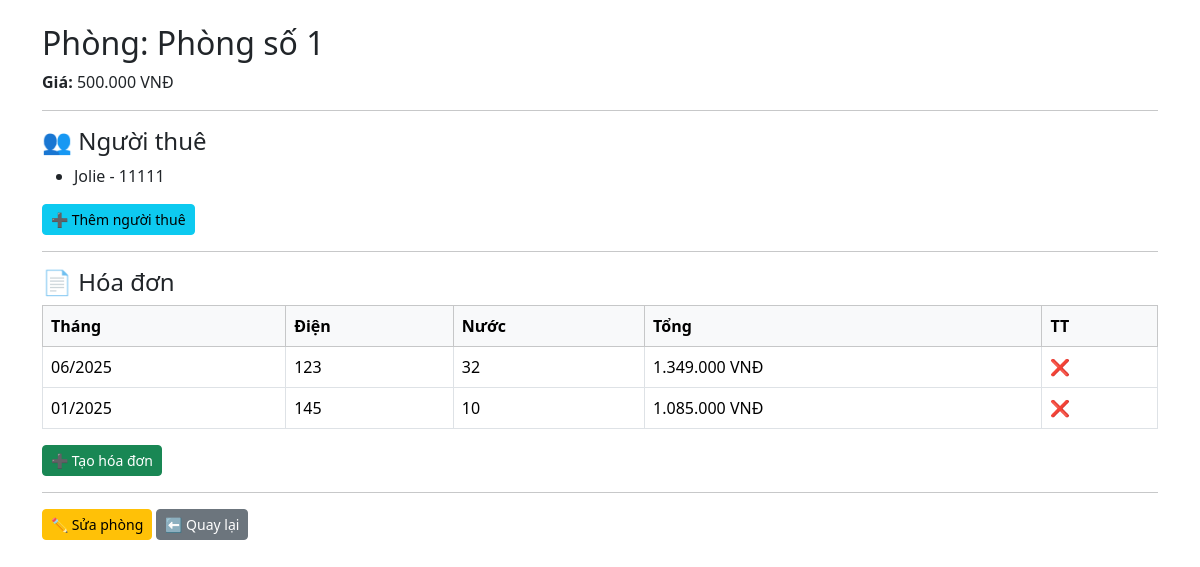
The page /room/5/ (signed in) on the database its author committed.
### room/models.py (models this page shows, shortened)
class Room(models.Model):
    room_name = models.CharField(max_length=255)
    room_price = models.DecimalField(max_digits = 10, decimal_places = 2)
    room_description = models.TextField(blank=True)
    owner = models.ForeignKey(User, on_delete=models.CASCADE)

### tenant/models.py (models this page shows, shortened)
class Tenant(models.Model):
    name = models.CharField(max_length=255)
    phone = models.CharField(max_length=20)
    email = models.EmailField(max_length=255)
    room = models.ForeignKey(Room, on_delete=models.CASCADE)
    start_date = models.DateField()

### billing/models.py (models this page shows, shortened)
class Bill(models.Model):
    room = models.ForeignKey(Room, on_delete=models.CASCADE)
    month = models.DateField(help_text="Chọn ngày đầu tháng")
    electricity = models.PositiveIntegerField(help_text="Số ký điện (kWh)")
    water = models.PositiveIntegerField(help_text="Số nước (m³)")
    electricity_rate = models.DecimalField(max_digits=6, decimal_places=2, default=3000, null=False, blank=False)
    water_rate = models.DecimalField(max_digits=8, decimal_places=2, default=15000, null=False, blank=False)
    total = models.DecimalField(max_digits=10, decimal_places=2, blank=True, null=True)

### room/views.py (the view)
# urls.py: path('room/<int:room_id>/', room_detail_view, name='room_detail'),
@login_required
def room_detail_view(request, room_id):
    room = get_object_or_404(Room, id=room_id, owner=request.user)
    tenants = room.tenant_set.all()
    bills = room.bill_set.all().order_by('-month')  # hóa đơn mới nhất lên đầu
    return render(request, 'room/room_detail.html', {
        'room': room,
        'tenants': tenants,
        'bills': bills,
    })

### room/templatetags/custom_filters.py (called while the page is built)
@register.filter
def currency(value):
    try:
        return f"{int(value):,}".replace(",", ".")
    except (ValueError, TypeError):
        return value

### room/templates/room/room_detail.html (shortened to what this page needs)
  {% load custom_filters %}
  {% load static %}
  <!DOCTYPE html>
  <html>
  <head>
    <link href="https://cdn.jsdelivr.net/npm/bootstrap@5.3.2/dist/css/bootstrap.min.css" rel="stylesheet">
  </head>
  <body>
  <div class="container py-4">
    <h2>Phòng: {{ room.room_name }}</h2>
    <p><strong>Giá:</strong> {{ room.room_price|currency }} VNĐ</p>
    <hr>
    <h4>👥 Người thuê</h4>
    {% if tenants %}
      <ul>
        {% for tenant in tenants %}
          <li>{{ tenant.name }} - {{ tenant.phone }}</li>
        {% endfor %}
      </ul>
    {% else %}
      <p>Chưa có người thuê.</p>
    {% endif %}
    <a href="{% url 'tenant_create_for_room' room.id %}" class="btn btn-info btn-sm">➕ Thêm người thuê</a>
    <hr>
    <h4>📄 Hóa đơn</h4>
    {% if bills %}
      <table class="table table-bordered">
        <thead class="table-light">
          <tr><th>Tháng</th><th>Điện</th><th>Nước</th><th>Tổng</th><th>TT</th></tr>
        </thead>
        <tbody>
          {% for bill in bills %}
          <tr>
            <td>{{ bill.month|date:"m/Y" }}</td>
            <td>{{ bill.electricity }}</td>
            <td>{{ bill.water }}</td>
            <td>{{ bill.total|floatformat:0|currency }} VNĐ</td>
            <td>{% if bill.is_paid %}✅{% else %}❌{% endif %}</td>
          </tr>
          {% endfor %}
        </tbody>
      </table>
    {% else %}
      <p>Chưa có hóa đơn.</p>
    {% endif %}
    <a href="{% url 'bill_add_for_room' room.id %}" class="btn btn-success btn-sm">➕ Tạo hóa đơn</a>
    <hr>
    <a href="{% url 'room_update' room.id %}" class="btn btn-warning btn-sm">✏️ Sửa phòng</a>
    <a href="{% url 'home' %}" class="btn btn-secondary btn-sm">⬅ Quay lại</a>
  </div>
  </body>
  </html>

### rows shown on the page
Room: room_name "Phòng số 1", room_price "500.000"
Tenant: name "Jolie", phone "11111"
Bill: month "06/2025", electricity "123", water "32", total "1.349.000"
Bill: month "01/2025", electricity "145", water "10", total "1.085.000"
